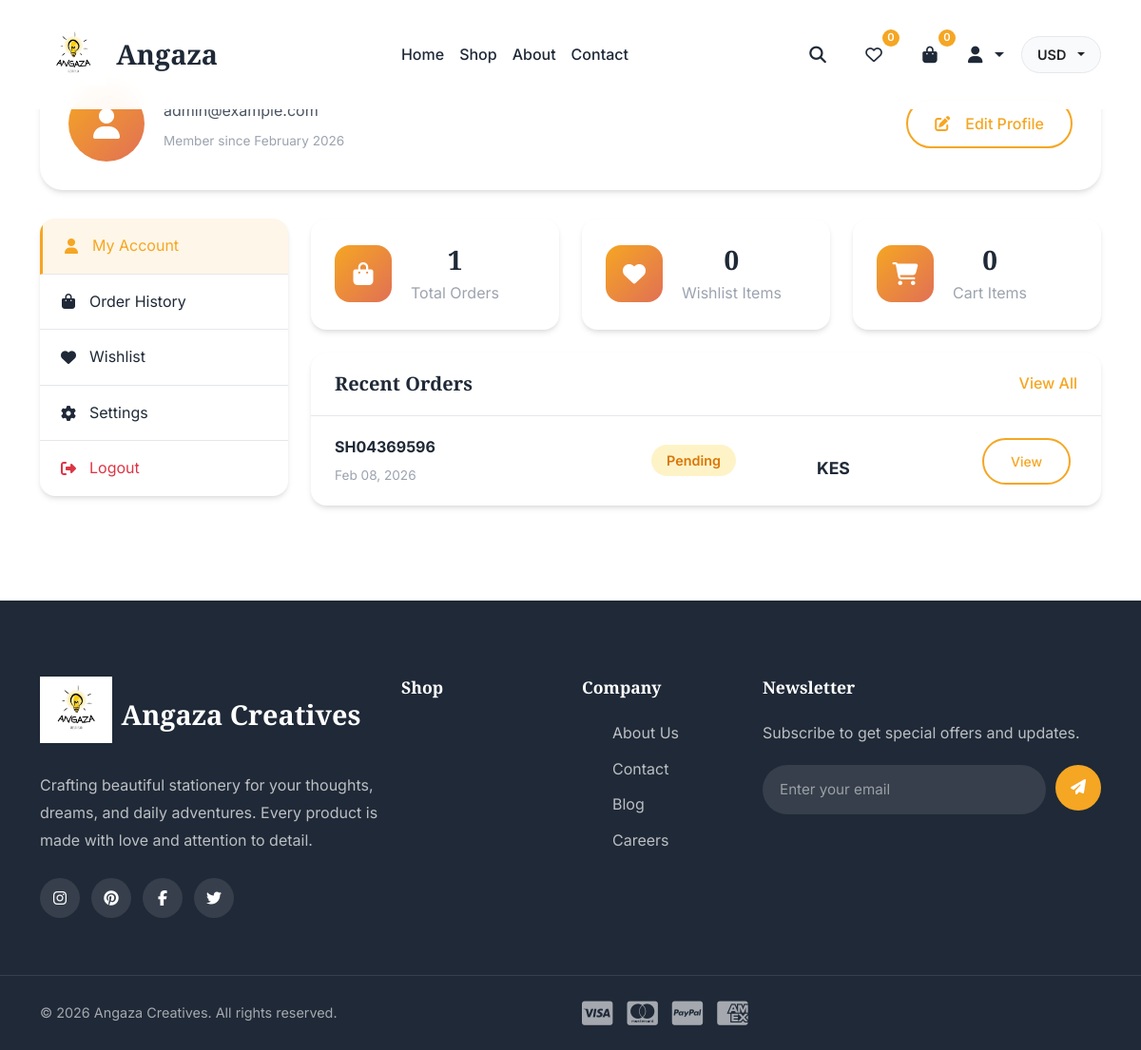
/accounts/profile/ (signed in), run on the app's committed database.
### catalog/models.py (models this page shows, shortened)
class Currency(models.Model):
    code = models.CharField(max_length=3, unique=True, help_text="ISO 4217 currency code (e.g., USD, EUR, GBP)")
    name = models.CharField(max_length=100)
    symbol = models.CharField(max_length=10, default='$')
    exchange_rate = models.DecimalField(
        max_digits=12,
        decimal_places=6,
        default=1.000000,
        help_text="Exchange rate relative to base currency (USD)"
    )
    is_active = models.BooleanField(default=True)
    class Meta:
        verbose_name_plural = "Currencies"
        ordering = ['code']

class Order(models.Model):
    ORDER_STATUS = [
        ('pending', 'Pending'),
        ('confirmed', 'Confirmed'),
        ('processing', 'Processing'),
        ('shipped', 'Shipped'),
        ('delivered', 'Delivered'),
        ('cancelled', 'Cancelled'),
    ]
    PAYMENT_STATUS = [
        ('pending', 'Pending'),
        ('paid', 'Paid'),
        ('failed', 'Failed'),
        ('refunded', 'Refunded'),
    ]
    user = models.ForeignKey(
        'auth.User',
        on_delete=models.SET_NULL,
        null=True,
        blank=True,
        related_name='orders'
    )
    order_number = models.CharField(max_length=20, unique=True, editable=False)
    session_key = models.CharField(max_length=40)
    first_name = models.CharField(max_length=100)
    last_name = models.CharField(max_length=100)
    email = models.EmailField()
    phone = models.CharField(max_length=20)
    address = models.TextField()
    city = models.CharField(max_length=100)
    state = models.CharField(max_length=100, blank=True)
    postal_code = models.CharField(max_length=20, blank=True)
    country = models.CharField(max_length=100, default='Kenya')
    delivery_zone = models.ForeignKey(DeliveryZone, on_delete=models.SET_NULL, null=True)
    delivery_fee = models.DecimalField(max_digits=10, decimal_places=2, default=0)
    subtotal = models.DecimalField(max_digits=10, decimal_places=2)
    total = models.DecimalField(max_digits=10, decimal_places=2)
    currency_code = models.CharField(max_length=3, default='USD')
    exchange_rate = models.DecimalField(max_digits=12, decimal_places=6, default=1)
    status = models.CharField(max_length=20, choices=ORDER_STATUS, default='pending')
    payment_status = models.CharField(max_length=20, choices=PAYMENT_STATUS, default='pending')
    customer_notes = models.TextField(blank=True)
    admin_notes = models.TextField(blank=True)
    created_at = models.DateTimeField(auto_now_add=True)
    updated_at = models.DateTimeField(auto_now=True)
    class Meta:
        ordering = ['-created_at']

### accounts/views.py (the view)
# urls.py: path('profile/', views.profile, name='profile'),
@login_required
def profile(request):
    user = request.user
    orders = Order.objects.filter(
        models.Q(user=user) | models.Q(email=user.email)
    ).order_by('-created_at')[:5]
    context = {
        'user': user,
        'recent_orders': orders,
    }
    return render(request, 'accounts/profile.html', context)

### catalog/context_processors.py (called while the page is built)
def currency_context(request):
    currencies = Currency.objects.filter(is_active=True)
    current_currency_code = request.session.get('currency', settings.DEFAULT_CURRENCY)
    try:
        current_currency = Currency.objects.get(code=current_currency_code)
    except Currency.DoesNotExist:
        current_currency = currencies.first()
        if current_currency:
            request.session['currency'] = current_currency.code
    return {
        'currencies': currencies,
        'current_currency': current_currency,
    }

def cart_wishlist_context(request):
    cart_count = 0
    wishlist_count = 0
    if request.session.session_key:
        try:
            cart = Cart.objects.get(session_key=request.session.session_key)
            cart_count = cart.total_items
        except Cart.DoesNotExist:
            pass
        try:
            wishlist = Wishlist.objects.get(session_key=request.session.session_key)
            wishlist_count = wishlist.products.count()
        except Wishlist.DoesNotExist:
            pass
    return {
        'cart_count': cart_count,
        'wishlist_count': wishlist_count,
    }

### templates/accounts/profile.html (shortened to what this page needs)
{% extends 'base.html' %}
{% load static %}
{% block content %}
<section class="profile-section">
    <div class="container">
        <div class="profile-header" data-aos="fade-up">
            <div class="row align-items-center">
                <div class="col-md-8">
                    <div class="profile-info">
                        <div class="profile-avatar">
                            <i class="fas fa-user"></i>
                        </div>
                        <div class="profile-details">
                            <p>{{ user.email }}</p>
                            <span class="member-since">Member since {{ user.date_joined|date:"F Y" }}</span>
                        </div>
                    </div>
                </div>
                <div class="col-md-4 text-md-end mt-3 mt-md-0">
                    <a href="{% url 'accounts:edit_profile' %}" class="btn btn-outline-primary">
                        <i class="fas fa-edit me-2"></i> Edit Profile
                    </a>
                </div>
            </div>
        </div>
        <div class="row mt-4">
            <div class="col-lg-3" data-aos="fade-up" data-aos-delay="100">
                <div class="dashboard-menu">
                    <a href="{% url 'accounts:profile' %}" class="menu-item active">
                        <i class="fas fa-user"></i> My Account
                    </a>
                    <a href="{% url 'accounts:order_history' %}" class="menu-item">
                        <i class="fas fa-shopping-bag"></i> Order History
                    </a>
                    <a href="{% url 'catalog:wishlist' %}" class="menu-item">
                        <i class="fas fa-heart"></i> Wishlist
                    </a>
                    <a href="{% url 'accounts:edit_profile' %}" class="menu-item">
                        <i class="fas fa-cog"></i> Settings
                    </a>
                    <a href="{% url 'accounts:logout' %}" class="menu-item text-danger">
                        <i class="fas fa-sign-out-alt"></i> Logout
                    </a>
                </div>
            </div>
            <div class="col-lg-9" data-aos="fade-up" data-aos-delay="200">
                <div class="row g-4 mb-4">
                    <div class="col-md-4">
                        <div class="stat-card">
                            <div class="stat-icon">
                                <i class="fas fa-shopping-bag"></i>
                            </div>
                            <div class="stat-info">
                                <h3>{{ recent_orders.count }}</h3>
                                <p>Total Orders</p>
                            </div>
                        </div>
                    </div>
                    <div class="col-md-4">
                        <div class="stat-card">
                            <div class="stat-icon">
                                <i class="fas fa-heart"></i>
                            </div>
                            <div class="stat-info">
                                <h3>{{ wishlist_count }}</h3>
                                <p>Wishlist Items</p>
                            </div>
                        </div>
                    </div>
                    <div class="col-md-4">
                        <div class="stat-card">
                            <div class="stat-icon">
                                <i class="fas fa-shopping-cart"></i>
                            </div>
                            <div class="stat-info">
                                <h3>{{ cart_count }}</h3>
                                <p>Cart Items</p>
                            </div>
                        </div>
                    </div>
                </div>
                <div class="dashboard-card">
                    <div class="card-header">
                        <h3>Recent Orders</h3>
                        <a href="{% url 'accounts:order_history' %}">View All</a>
                    </div>
                    {% if recent_orders %}
                    <div class="orders-list">
                        {% for order in recent_orders %}
                        <div class="order-row">
                            <div class="order-info">
                                <strong>{{ order.order_number }}</strong>
                                <span class="order-date">{{ order.created_at|date:"M d, Y" }}</span>
                            </div>
                            <div class="order-status">
                                <span class="status-badge status-{{ order.status }}">{{ order.get_status_display }}</span>
                            </div>
                            <div class="order-total">
                                KES {{ order.total_amount }}
                            </div>
                            <div class="order-action">
                                <a href="{% url 'accounts:order_detail' order.order_number %}" class="btn btn-sm btn-outline-primary">
                                    View
                                </a>
                            </div>
                        </div>
                        {% endfor %}
                    </div>
                    {% else %}
                    <div class="empty-state">
                        <i class="fas fa-shopping-bag"></i>
                        <p>No orders yet</p>
                        <a href="{% url 'catalog:product_list' %}" class="btn btn-primary">Start Shopping</a>
                    </div>
                    {% endif %}
                </div>
            </div>
        </div>
    </div>
</section>
{% endblock %}

### templates/base.html (shortened to what this page needs)
{% load static catalog_tags %}
<!DOCTYPE html>
<html lang="en">
<head>
    <link href="https://cdn.jsdelivr.net/npm/bootstrap@5.3.2/dist/css/bootstrap.min.css" rel="stylesheet">
    <link rel="stylesheet" href="https://cdnjs.cloudflare.com/ajax/libs/font-awesome/6.5.1/css/all.min.css">
    <link href="https://unpkg.com/aos@2.3.1/dist/aos.css" rel="stylesheet">
    <link rel="stylesheet" href="{% static 'css/style.css' %}">
</head>
<body>
    <nav class="navbar navbar-expand-lg fixed-top" id="mainNavbar">
        <div class="container">
            <a class="navbar-brand" href="{% url 'catalog:home' %}">
                <img src="{% static 'images/logo.jpeg' %}" alt="Angaza Creatives" class="brand-logo">
                <span class="brand-text">Angaza</span>
            </a>
            <div class="collapse navbar-collapse" id="navbarNav">
                <ul class="navbar-nav mx-auto">
                    <li class="nav-item">
                        <a class="nav-link" href="{% url 'catalog:home' %}">Home</a>
                    </li>
                    <li class="nav-item dropdown">
                        <a class="nav-link dropdown-toggle" href="#" data-bs-toggle="dropdown">
                            Shop
                        </a>
                    </li>
                    <li class="nav-item">
                        <a class="nav-link" href="{% url 'catalog:about' %}">About</a>
                    </li>
                    <li class="nav-item">
                        <a class="nav-link" href="{% url 'catalog:contact' %}">Contact</a>
                    </li>
                </ul>
                <div class="navbar-actions d-flex align-items-center">
                    <button class="btn btn-icon" id="searchToggle">
                        <i class="fas fa-search"></i>
                    </button>
                    <a href="{% url 'catalog:wishlist' %}" class="btn btn-icon position-relative" title="Wishlist">
                        <i class="far fa-heart"></i>
                        <span class="badge-count wishlist-count" id="wishlistCount">{{ wishlist_count }}</span>
                    </a>
                    <a href="{% url 'catalog:cart' %}" class="btn btn-icon position-relative" title="Cart">
                        <i class="fas fa-shopping-bag"></i>
                        <span class="badge-count cart-count" id="cartCount">{{ cart_count }}</span>
                    </a>
                    {% if user.is_authenticated %}
                    <div class="dropdown user-dropdown">
                        <button class="btn btn-icon dropdown-toggle" data-bs-toggle="dropdown" title="Account">
                            <i class="fas fa-user"></i>
                        </button>
                    </div>
                    {% else %}
                    <a href="{% url 'accounts:login' %}" class="btn btn-icon" title="Sign In">
                        <i class="fas fa-user"></i>
                    </a>
                    {% endif %}
                    <div class="dropdown currency-dropdown">
                        <button class="btn btn-currency dropdown-toggle" data-bs-toggle="dropdown">
                            {% if current_currency %}
                                {{ current_currency.code }}
                            {% else %}
                                USD
                            {% endif %}
                        </button>
                    </div>
                </div>
            </div>
        </div>
    </nav>
    <main>
        {% block content %}{% endblock %}
    </main>
    <footer class="footer">
        <div class="footer-top">
            <div class="container">
                <div class="row">
                    <div class="col-lg-4 col-md-6 mb-4 mb-lg-0">
                        <div class="footer-brand">
                            <img src="{% static 'images/logo.jpeg' %}" alt="Angaza Creatives" class="footer-logo">
                            <span class="brand-text">Angaza Creatives</span>
                        </div>
                        <p class="footer-about">
                            Crafting beautiful stationery for your thoughts, dreams, and daily adventures.
                            Every product is made with love and attention to detail.
                        </p>
                        <div class="footer-social">
                            <a href="#" class="social-link"><i class="fab fa-instagram"></i></a>
                            <a href="#" class="social-link"><i class="fab fa-pinterest"></i></a>
                            <a href="#" class="social-link"><i class="fab fa-facebook-f"></i></a>
                            <a href="#" class="social-link"><i class="fab fa-twitter"></i></a>
                        </div>
                    </div>
                    <div class="col-lg-2 col-md-6 mb-4 mb-lg-0">
                        <h5 class="footer-title">Shop</h5>
                    </div>
                    <div class="col-lg-2 col-md-6 mb-4 mb-lg-0">
                        <h5 class="footer-title">Company</h5>
                        <ul class="footer-links">
                            <li><a href="{% url 'catalog:about' %}">About Us</a></li>
                            <li><a href="{% url 'catalog:contact' %}">Contact</a></li>
                            <li><a href="#">Blog</a></li>
                            <li><a href="#">Careers</a></li>
                        </ul>
                    </div>
                    <div class="col-lg-4 col-md-6">
                        <h5 class="footer-title">Newsletter</h5>
                        <p class="footer-newsletter-text">Subscribe to get special offers and updates.</p>
                        <form class="newsletter-form">
                            <input type="email" placeholder="Enter your email" required>
                            <button type="submit"><i class="fas fa-paper-plane"></i></button>
                        </form>
                    </div>
                </div>
            </div>
        </div>
        <div class="footer-bottom">
            <div class="container">
                <div class="row align-items-center">
                    <div class="col-md-6">
                        <p class="copyright">&copy; 2026 Angaza Creatives. All rights reserved.</p>
                    </div>
                    <div class="col-md-6 text-md-end">
                        <div class="footer-payments">
                            <i class="fab fa-cc-visa"></i>
                            <i class="fab fa-cc-mastercard"></i>
                            <i class="fab fa-cc-paypal"></i>
                            <i class="fab fa-cc-amex"></i>
                        </div>
                    </div>
                </div>
            </div>
        </div>
    </footer>
</body>
</html>

### data on the page
Currency: code "USD"
Order: order_number "SH04369596", created_at "Feb 08, 2026", status "Pending"

### other printed values
{{ wishlist_count }} "0"
{{ cart_count }} "0"
{{ user.email }} "admin@example.com"
{{ user.date_joined|date:"F Y" }} "February 2026"
{{ recent_orders.count }} "1"
